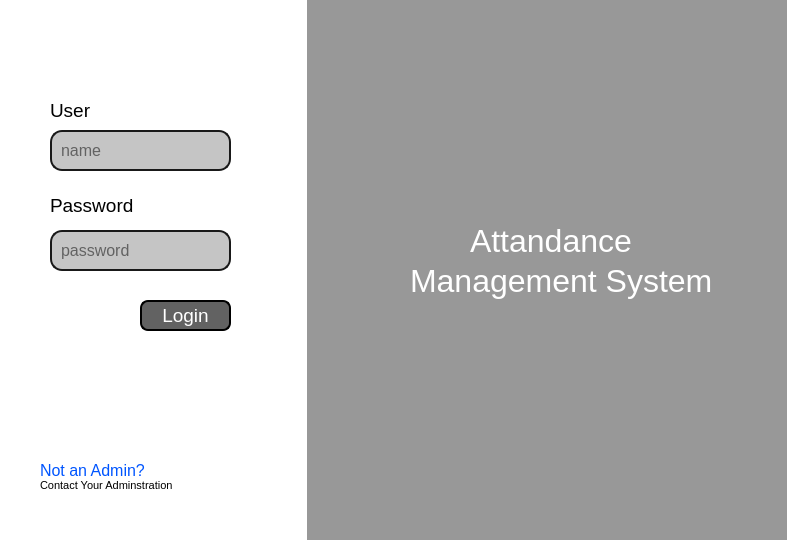
<?xml version="1.0" encoding="UTF-8"?>
<ui version="4.0">
 <class>Form</class>
 <widget class="QWidget" name="Form">
  <property name="geometry">
   <rect>
    <x>0</x>
    <y>0</y>
    <width>787</width>
    <height>540</height>
   </rect>
  </property>
  <property name="minimumSize">
   <size>
    <width>650</width>
    <height>540</height>
   </size>
  </property>
  <property name="windowTitle">
   <string>Attandance Management System</string>
  </property>
  <widget class="QLabel" name="label">
   <property name="geometry">
    <rect>
     <x>300</x>
     <y>0</y>
     <width>511</width>
     <height>551</height>
    </rect>
   </property>
   <property name="cursor">
    <cursorShape>BlankCursor</cursorShape>
   </property>
   <property name="styleSheet">
    <string notr="true">color: rgb(255, 255, 255);

background-color: rgb(152, 152, 152);</string>
   </property>
   <property name="text">
    <string/>
   </property>
  </widget>
  <widget class="QLabel" name="label_2">
   <property name="geometry">
    <rect>
     <x>470</x>
     <y>220</y>
     <width>171</width>
     <height>41</height>
    </rect>
   </property>
   <property name="font">
    <font>
     <family>Segoe UI Historic</family>
     <pointsize>24</pointsize>
    </font>
   </property>
   <property name="styleSheet">
    <string notr="true">
color: rgb(255, 255, 255);</string>
   </property>
   <property name="text">
    <string>Attandance </string>
   </property>
  </widget>
  <widget class="QLabel" name="label_3">
   <property name="geometry">
    <rect>
     <x>410</x>
     <y>260</y>
     <width>311</width>
     <height>41</height>
    </rect>
   </property>
   <property name="font">
    <font>
     <family>Segoe UI Historic</family>
     <pointsize>24</pointsize>
    </font>
   </property>
   <property name="styleSheet">
    <string notr="true">color: rgb(255, 255, 255);</string>
   </property>
   <property name="text">
    <string>Management System</string>
   </property>
  </widget>
  <widget class="QLabel" name="label_4">
   <property name="geometry">
    <rect>
     <x>-4</x>
     <y>-8</y>
     <width>311</width>
     <height>551</height>
    </rect>
   </property>
   <property name="styleSheet">
    <string notr="true">background-color: rgb(255, 255, 255);</string>
   </property>
   <property name="text">
    <string/>
   </property>
  </widget>
  <widget class="QLabel" name="label_5">
   <property name="geometry">
    <rect>
     <x>50</x>
     <y>100</y>
     <width>41</width>
     <height>21</height>
    </rect>
   </property>
   <property name="font">
    <font>
     <family>Segoe UI Historic</family>
     <pointsize>14</pointsize>
    </font>
   </property>
   <property name="text">
    <string>User</string>
   </property>
  </widget>
  <widget class="QLineEdit" name="lineEdit">
   <property name="geometry">
    <rect>
     <x>50</x>
     <y>130</y>
     <width>181</width>
     <height>41</height>
    </rect>
   </property>
   <property name="font">
    <font>
     <family>Segoe UI Historic</family>
     <pointsize>12</pointsize>
    </font>
   </property>
   <property name="styleSheet">
    <string notr="true">QLineEdit{
color:#000;
background-color:#c5c5c5;
border :2px solid rgb(25, 25, 25);
border-radius: 12px;
padding-left: 7px;
}</string>
   </property>
   <property name="placeholderText">
    <string>name</string>
   </property>
  </widget>
  <widget class="QLabel" name="label_6">
   <property name="geometry">
    <rect>
     <x>50</x>
     <y>190</y>
     <width>91</width>
     <height>31</height>
    </rect>
   </property>
   <property name="font">
    <font>
     <family>Segoe UI Historic</family>
     <pointsize>14</pointsize>
    </font>
   </property>
   <property name="text">
    <string>Password</string>
   </property>
  </widget>
  <widget class="QLineEdit" name="lineEdit_2">
   <property name="geometry">
    <rect>
     <x>50</x>
     <y>230</y>
     <width>181</width>
     <height>41</height>
    </rect>
   </property>
   <property name="font">
    <font>
     <family>Segoe UI Historic</family>
     <pointsize>12</pointsize>
    </font>
   </property>
   <property name="styleSheet">
    <string notr="true">QLineEdit{
color:#000;
background-color:#c5c5c5;
border :2px solid rgb(25, 25, 25);
border-radius: 12px;
padding-left:7px;
}</string>
   </property>
   <property name="echoMode">
    <enum>QLineEdit::Password</enum>
   </property>
   <property name="cursorPosition">
    <number>0</number>
   </property>
   <property name="placeholderText">
    <string>password</string>
   </property>
  </widget>
  <widget class="QPushButton" name="pushButton">
   <property name="geometry">
    <rect>
     <x>140</x>
     <y>300</y>
     <width>91</width>
     <height>31</height>
    </rect>
   </property>
   <property name="font">
    <font>
     <family>Segoe UI Historic</family>
     <pointsize>14</pointsize>
    </font>
   </property>
   <property name="cursor">
    <cursorShape>PointingHandCursor</cursorShape>
   </property>
   <property name="styleSheet">
    <string notr="true">QPushButton{
background-color:rgb(98, 98, 98);
color:#fff;
border: 2px solid #000;
border-radius: 8px;
}
QPushButton:hover{
background-color:rgb(255, 255, 255);
color:#000;

}
QPushButton:pressed{
background-color:rgb(31, 31, 31);
color:#fff;

}</string>
   </property>
   <property name="text">
    <string>Login</string>
   </property>
  </widget>
  <widget class="QLabel" name="label_7">
   <property name="geometry">
    <rect>
     <x>40</x>
     <y>450</y>
     <width>111</width>
     <height>41</height>
    </rect>
   </property>
   <property name="font">
    <font>
     <family>Segoe UI Historic</family>
     <pointsize>12</pointsize>
    </font>
   </property>
   <property name="cursor">
    <cursorShape>PointingHandCursor</cursorShape>
   </property>
   <property name="styleSheet">
    <string notr="true">color: rgb(0, 85, 255);</string>
   </property>
   <property name="text">
    <string>Not an Admin?</string>
   </property>
  </widget>
  <widget class="QLabel" name="label_8">
   <property name="geometry">
    <rect>
     <x>40</x>
     <y>470</y>
     <width>201</width>
     <height>31</height>
    </rect>
   </property>
   <property name="font">
    <font>
     <family>Segoe UI Historic</family>
     <pointsize>8</pointsize>
    </font>
   </property>
   <property name="text">
    <string>Contact Your Adminstration</string>
   </property>
  </widget>
 </widget>
 <resources>
  <include location="../test.qrc"/>
 </resources>
 <connections/>
</ui>
